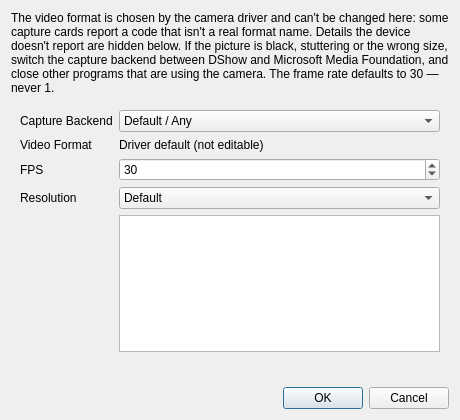
<?xml version="1.0" encoding="UTF-8"?>
<ui version="4.0">
 <class>Dialog</class>
 <widget class="QDialog" name="Dialog">
  <property name="geometry">
   <rect>
    <x>0</x>
    <y>0</y>
    <width>460</width>
    <height>420</height>
   </rect>
  </property>
  <property name="windowTitle">
   <string>Dialog</string>
  </property>
  <layout class="QGridLayout" name="gridLayout">
   <item row="0" column="0">
    <widget class="QLabel" name="label_captureHint">
     <property name="text">
      <string>The video format is chosen by the camera driver and can't be changed here: some capture cards report a code that isn't a real format name. Details the device doesn't report are hidden below. If the picture is black, stuttering or the wrong size, switch the capture backend between DShow and Microsoft Media Foundation, and close other programs that are using the camera. The frame rate defaults to 30 — never 1.</string>
     </property>
     <property name="wordWrap">
      <bool>true</bool>
     </property>
    </widget>
   </item>
   <item row="1" column="0">
    <widget class="QWidget" name="widget" native="true">
     <layout class="QFormLayout" name="formLayout">
      <item row="2" column="0">
       <widget class="QLabel" name="label">
        <property name="text">
         <string>Video Format</string>
        </property>
       </widget>
      </item>
      <item row="2" column="1">
       <widget class="QLabel" name="label_formatValue">
        <property name="text">
         <string>Driver default (not editable)</string>
        </property>
        <property name="wordWrap">
         <bool>true</bool>
        </property>
       </widget>
      </item>
      <item row="3" column="0">
       <widget class="QLabel" name="label_2">
        <property name="text">
         <string>FPS</string>
        </property>
       </widget>
      </item>
      <item row="3" column="1">
       <widget class="QSpinBox" name="spinBox_fps">
        <property name="toolTip">
         <string>30 is the default. 1 is not allowed: a capture card that doesn't report a frame rate used to be saved as 1.</string>
        </property>
        <property name="minimum">
         <number>5</number>
        </property>
        <property name="maximum">
         <number>240</number>
        </property>
        <property name="value">
         <number>30</number>
        </property>
       </widget>
      </item>
      <item row="6" column="0" colspan="2">
       <widget class="QLabel" name="label_fpsNote">
        <property name="visible">
         <bool>false</bool>
        </property>
        <property name="text">
         <string/>
        </property>
        <property name="wordWrap">
         <bool>true</bool>
        </property>
       </widget>
      </item>
      <item row="4" column="0">
       <widget class="QLabel" name="label_3">
        <property name="text">
         <string>Resolution</string>
        </property>
       </widget>
      </item>
      <item row="4" column="1">
       <widget class="QComboBox" name="comboBox_resolution">
        <item>
         <property name="text">
          <string>Default</string>
         </property>
        </item>
        <item>
         <property name="text">
          <string notr="true">320x240</string>
         </property>
        </item>
        <item>
         <property name="text">
          <string notr="true">640x480</string>
         </property>
        </item>
        <item>
         <property name="text">
          <string notr="true">800x600</string>
         </property>
        </item>
        <item>
         <property name="text">
          <string notr="true">1280x720</string>
         </property>
        </item>
        <item>
         <property name="text">
          <string notr="true">1280x960</string>
         </property>
        </item>
        <item>
         <property name="text">
          <string notr="true">1600x900</string>
         </property>
        </item>
        <item>
         <property name="text">
          <string notr="true">1920x1080</string>
         </property>
        </item>
        <item>
         <property name="text">
          <string notr="true">3840x2160</string>
         </property>
        </item>
        <item>
         <property name="text">
          <string notr="true">2560x1440</string>
         </property>
        </item>
        <item>
         <property name="text">
          <string notr="true">2048x1080</string>
         </property>
        </item>
        <item>
         <property name="text">
          <string notr="true">4096x2160</string>
         </property>
        </item>
       </widget>
      </item>
      <item row="5" column="1">
       <widget class="QPlainTextEdit" name="plainTextEdit_videoProps">
        <property name="readOnly">
         <bool>true</bool>
        </property>
       </widget>
      </item>
      <item row="1" column="0">
       <widget class="QLabel" name="label_4">
        <property name="text">
         <string>Capture Backend</string>
        </property>
       </widget>
      </item>
      <item row="1" column="1">
       <widget class="QComboBox" name="comboBox_captureBackend">
        <item>
         <property name="text">
          <string>Default / Any</string>
         </property>
        </item>
       </widget>
      </item>
     </layout>
    </widget>
   </item>
   <item row="3" column="0">
    <widget class="QDialogButtonBox" name="buttonBox">
     <property name="orientation">
      <enum>Qt::Horizontal</enum>
     </property>
     <property name="standardButtons">
      <set>QDialogButtonBox::Cancel|QDialogButtonBox::Ok</set>
     </property>
    </widget>
   </item>
  </layout>
 </widget>
 <resources/>
 <connections>
  <connection>
   <sender>buttonBox</sender>
   <signal>accepted()</signal>
   <receiver>Dialog</receiver>
   <slot>accept()</slot>
   <hints>
    <hint type="sourcelabel">
     <x>248</x>
     <y>254</y>
    </hint>
    <hint type="destinationlabel">
     <x>157</x>
     <y>274</y>
    </hint>
   </hints>
  </connection>
  <connection>
   <sender>buttonBox</sender>
   <signal>rejected()</signal>
   <receiver>Dialog</receiver>
   <slot>reject()</slot>
   <hints>
    <hint type="sourcelabel">
     <x>316</x>
     <y>260</y>
    </hint>
    <hint type="destinationlabel">
     <x>286</x>
     <y>274</y>
    </hint>
   </hints>
  </connection>
 </connections>
</ui>
